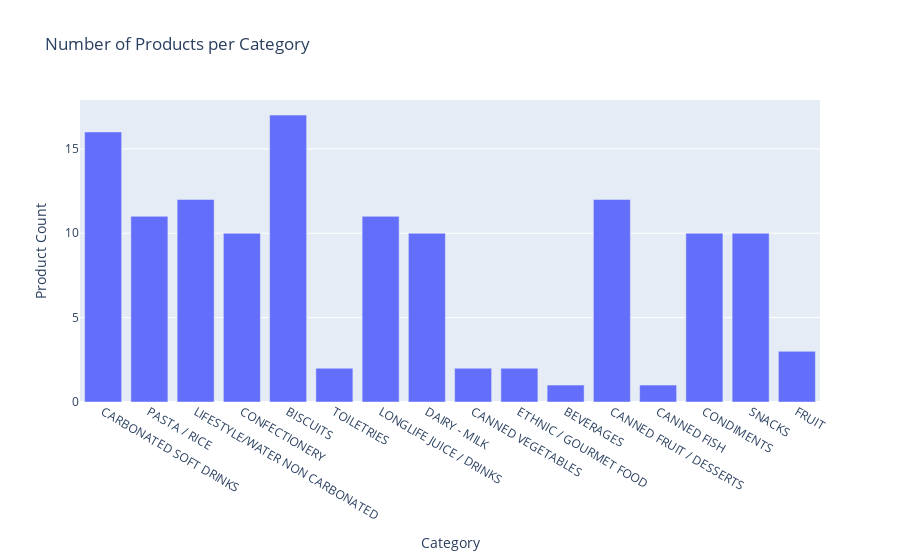

The code cell stored with this chart in its notebook:
### Code cell
import plotly.express as px
from neo4j import GraphDatabase




query = """
MATCH (c:Category)<-[:STOCKED_IN]-(p:Product)
RETURN c.name AS Category, COUNT(p) AS ProductCount
"""


with driver.session() as session:
    result = session.run(query)
    neo4j_data = [record.data() for record in result]


df = pd.DataFrame(neo4j_data)

# # Use Plotly to draw a bar chart
fig = px.bar(df, x='Category', y='ProductCount', title='Number of Products per Category')
fig.update_layout(xaxis_title='Category', yaxis_title='Product Count')
fig.show()

### Figure 1 — Plotly figure (JSON) as saved in the notebook; plotly's stock layout.template omitted (floating-point values rounded to 4 significant figures)
{"data": [{"alignmentgroup": "True", "hovertemplate": "Category=%{x}<br>ProductCount=%{y}<extra></extra>", "legendgroup": "", "marker": {"color": "#636efa", "pattern": {"shape": ""}}, "name": "", "offsetgroup": "", "orientation": "v", "showlegend": false, "textposition": "auto", "type": "bar", "x": ["CARBONATED SOFT DRINKS", "PASTA / RICE", "LIFESTYLE/WATER NON CARBONATED", "CONFECTIONERY", "BISCUITS", "TOILETRIES", "LONGLIFE JUICE / DRINKS", "DAIRY - MILK", "CANNED VEGETABLES", "ETHNIC / GOURMET FOOD", "BEVERAGES", "CANNED FRUIT / DESSERTS", "CANNED FISH", "CONDIMENTS", "SNACKS", "FRUIT"], "xaxis": "x", "y": [16, 11, 12, 10, 17, 2, 11, 10, 2, 2, 1, 12, 1, 10, 10, 3], "yaxis": "y"}], "layout": {"barmode": "relative", "legend": {"tracegroupgap": 0}, "title": {"text": "Number of Products per Category"}, "xaxis": {"anchor": "y", "domain": [0, 1], "title": {"text": "Category"}}, "yaxis": {"anchor": "x", "domain": [0, 1], "title": {"text": "Product Count"}}}}
